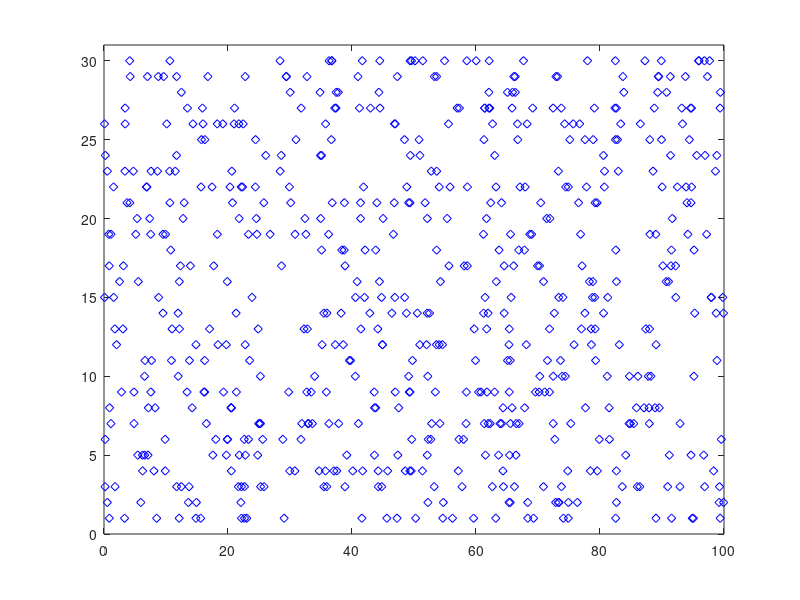
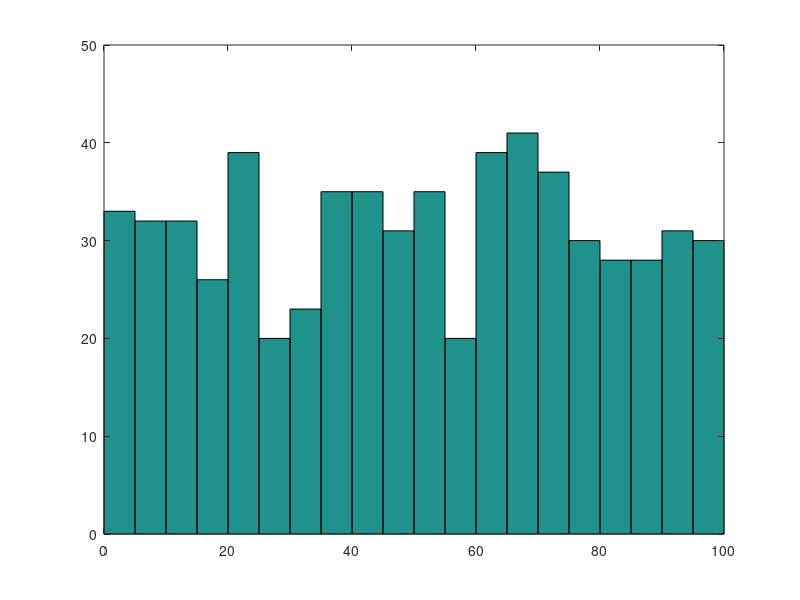
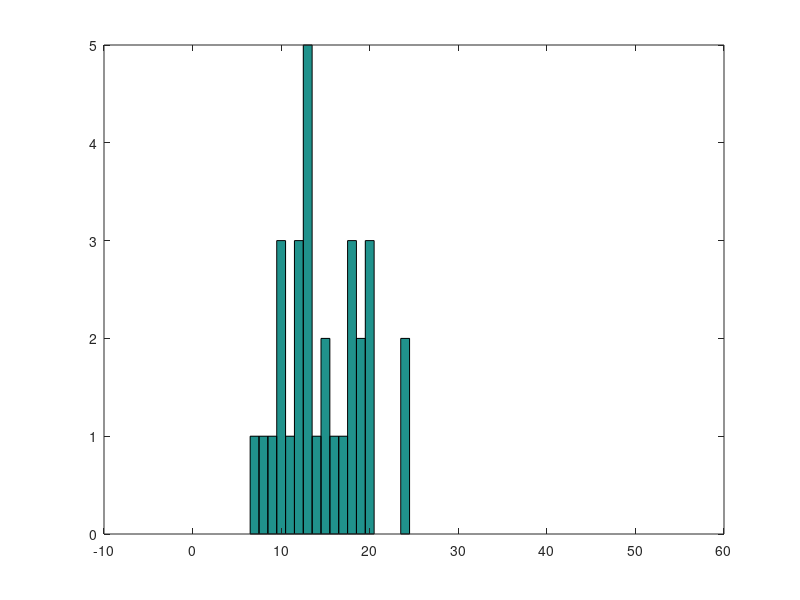

MATLAB code for these plots, in order: (Note: this script raises an error after producing the figures.)

% Homogenous Poisson Process

clear all; close all; clc;

lambda = 0.2;
T = 100;
M = 30;

% % Method 1
% for i = 1:M
%     x = exprnd(1/lambda, 1, 2*lambda*T);
%     y = cumsum(x);
%     pp(i) = y(y<T);
% end

% Method 2
for i = 1:M
    n(i) = poissrnd(lambda*T);
    x = rand(1, n(i))*T;
    pp{i} = sort(x);
end

% plot the process
figure(1); clf;
for i = 1:M
    plot(pp{i}, i, 'bd');
    hold on;
    axis([0 T 0 M+1]);
end

figure(2);
PP = [];
for i = 1:M
    PP = [PP pp{i}];
end
hist(PP, 2.5:5:97.5);

for i = 1:M
    r(i) = sum(pp{i}>10 & pp{i}<80);
end
figure(3);
hist(r, 0:50);

% do the ks test
mu = mean(r);
x = 0:50;
est_cdf = poisscdf(x, mu);
[h,p] = kstest(r, [x' est_cdf']);
